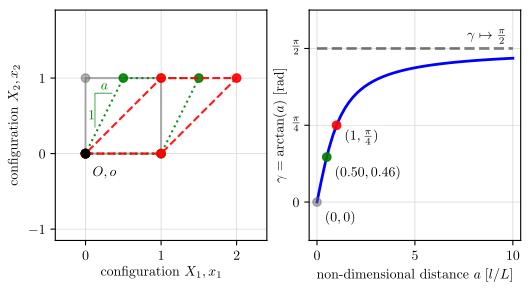

Write Python code to recreate this figure.
#!/usr/bin/env python
import os
import numpy as np
# import matplotlib as mpl
from matplotlib import rc
import matplotlib.pyplot as plt
from matplotlib.ticker import MultipleLocator
from matplotlib.ticker import FormatStrFormatter
import matplotlib.ticker as ticker

rc('text', usetex=True)
# rc('font', **{'family': 'serif', 'serif': ['Computer Modern Roman']})
rc('font', family='serif')

def rotate(X, Y, R):
    """ Given list of reference points (X, Y), rotate them about the 
    z-axis by angle R (radians) to the current points (x, y).
    """
    x = np.cos(R) * X - np.sin(R) * Y
    y = np.sin(R) * X + np.cos(R) * Y
    return x, y

def simple_shear(X, Y, shear_12):
    """ Given a list of reference points (X, Y), simple shear them in 
    the x-axis by distance shear_x (Lenght) to the current points (x, y).
    """
    x = X + shear_12 * Y
    y = Y
    return x, y

def draw(axis, ux=0, uy=0, ur=0, shear=0, t0=1, showlabels=0, c='dimgray', ls='-'):
    MSIZE = 8  # marker size
    
    # body grid
    # NPTS = 7
    # row = [i for i in range(-3, 4, 1)]
    # NROWS = 3
    # X = np.array(row * NROWS)  # center, top, and bottom list
    X = np.array([0, 1, 1, 0, 0])
    # Y = np.array([[j] * NPTS for j in range(-1, 2, 1)]).reshape(1, NPTS * NROWS).squeeze()
    Y = np.array([0, 0, 1, 1, 0])
    # x, y = rotate(X, Y, ur)
    x, y = simple_shear(X, Y, shear)
    if t0:
        # c='dimgray'
        al=0.5
    else:
        # c='green'
        al=0.9
    axis.plot(x + ux, y + uy, '-o', color=c, alpha=al, linestyle=ls, label='body integer points')  # body outline

    # origin 
    axis.plot(0 + ux, 0 + uy, 'o', color='black', label='origin = (0, 0, 0)')  # origin
    ox = 0.25  # offset
    oy = -0.25  # offset
    X = 0 + ox
    Y = 0 + oy
    # x, y = rotate(X, Y, ur)
    x, y = simple_shear(X, Y, shear)
    if t0:
        text = r'$O, o$'
        axis.text(x + ux, y + uy, text, ha='center', va='center')
    
    # body
    body_color = 'black'
    axis.plot(x + ux, y + uy, color=body_color)  # body outline

    if t0:
        s = 0.90  # scale
        hairline_offset_y = 0.1
        epsx, epsy = 0.125, 0.25 + hairline_offset_y
        x, y = simple_shear(np.array([0, 0, 0.25])*s, np.array([0, 0.5, 0.5])*s, shear)
        axis.plot(x + epsx, y + epsy, lw=0.5, color='green')
        axis.text(0.125, 0.5, '1', color='green', ha='right', va='center')
        axis.text(0.25, 0.85, r'$a$', color='green', ha='center')


fig = plt.figure(figsize=(6, 3))  # inches, (wide, tall)
# fig = plt.figure()  # inches, (wide, tall)
# fig = plt.figure()
ax1 = fig.add_subplot(1, 2, 1)
ax2 = fig.add_subplot(1, 2, 2)

dx = -0
dy = -0
dr_deg = 0  # deg
RADTODEG = 180.0/np.pi
DEGTORAD = 1.0/RADTODEG
dr = dr_deg * DEGTORAD  # radian
draw(ax1, ux=dx, uy=dy, ur=dr)

shear_12 = 0.5 # Length units, shear in the X_1 direction
draw(ax1, ux=dx, uy=dy, ur=dr, shear=shear_12, t0=False, c='green', ls=':')

shear_12 = 1.0 # Length units, shear in the X_1 direction
draw(ax1, ux=dx, uy=dy, ur=dr, shear=shear_12, t0=False, c='red', ls='--')

ax1.axis('equal')
# ax2.axis('equal')
# major axes
ax1.xaxis.set_major_locator(MultipleLocator(1.0))
ax1.yaxis.set_major_locator(MultipleLocator(1.0))
ax2.xaxis.set_major_locator(MultipleLocator(1.0))
ax2.yaxis.set_major_locator(MultipleLocator(1.0))
# minor axes
# ax1.xaxis.set_minor_locator(MultipleLocator(0.5))
# ax1.yaxis.set_minor_locator(MultipleLocator(0.5))

# ax.grid(which='both')
# ax.grid(b=True, which='major', linestyle='-')
# ax1.grid(b=True, which='major', linestyle=':')
# ax2.grid(b=True, which='major', linestyle=':')
ax1.grid(b=True, which='major', linestyle='solid', linewidth=0.5, color='lightgray')
ax2.grid(b=True, which='major', linestyle='solid', linewidth=0.5, color='lightgray')
# ax.grid(b=True, which='minor', linestyle=':')
ax1.set_xlabel(r'configuration $X_1, x_1$')
ax1.set_ylabel(r'configuration $X_2, x_2$')

x_min = 0
x_max = 10
epsx, epsy = 0.4, np.pi/16
x = np.linspace(x_min, x_max)
y = np.arctan(x)
# ax2.plot(x, y/np.pi, linewidth=2, color='blue')
ax2.plot(x, y, linewidth=2, color='blue')
ax2.text(x_max - epsx, np.pi/2 + epsy/4, r'$\gamma \mapsto \frac{\pi}{2}$', ha='right', backgroundcolor='white')
ax2.plot([x_min, x_max], np.pi/2*np.array([1, 1]), lw=2, alpha=0.5, color='black', linestyle='--', zorder=4)

ax2.plot(0, 0, 'o', color='dimgray', alpha=0.5, zorder=4)
ax2.text(0 + epsx, 0 - epsy, r'$(0, 0)$', backgroundcolor='white')

ax2.plot(0.5, 0.46, 'o', color='green', alpha=0.9, zorder=4)
ax2.text(0.50 + epsx, 0.46 - epsy, r'$(0.50, 0.46)$', backgroundcolor='white')

ax2.plot(1, np.pi/4, 'o', color='red', alpha=0.9, zorder=4)
ax2.text(1 + epsx, np.pi/4 - epsy, r'$(1, \frac{\pi}{4})$', backgroundcolor='white')

ax2.set_xlabel(r'non-dimensional distance $a\;[l/L]$')
ax2.set_ylabel(r'$\gamma = \arctan(a)$ [rad]')
# ax2.xaxis.xticks([1, 5, 10])
# https://matplotlib.org/3.1.1/gallery/ticks_and_spines/tick-locators.html
# ax2.xaxis.set_major_locator(ticker.FixedLocator([0, 5, 10]))
ax2.set_xticks([0, 5, 10])
# ax2.set_xticklabels(['a', 'b', 'c'])
# ax2.xticks([0, 5, 10], ['a', 'b', 'c'])
# ax2.yaxis.set_major_locator(MultipleLocator(np.pi/4))
ax2.set_yticks([0, np.pi/4, np.pi/2])
ax2.set_yticklabels(['0', r'$\frac{\pi}{4}$', r'$\frac{\pi}{2}$'])
# ax2.yaxis.set_major_formatter(FormatStrFormatter('%g $\pi/4$'))

ax1.set_xlim(-epsx, 2 + epsx)
# ax1.set_ylim(ax1.get_xlim())
ax2.set_xlim(0 - epsx, x_max + epsx)
eps = np.pi/8
ax2.set_ylim(0*np.pi/4 - eps, np.pi/2 + eps)
# ax.legend(loc='lower right', framealpha=1.0)
# ax1.legend(loc='lower right')

# fig.tight_layout()
plt.show()

print_to_pdf = 1
if print_to_pdf:
    script_name = os.path.basename(__file__)
    figure_name = os.path.splitext(script_name)[0]
    print(f'Saving figure as {figure_name}.pdf')
    fig.savefig(figure_name + '.pdf', bbox_inches='tight')
